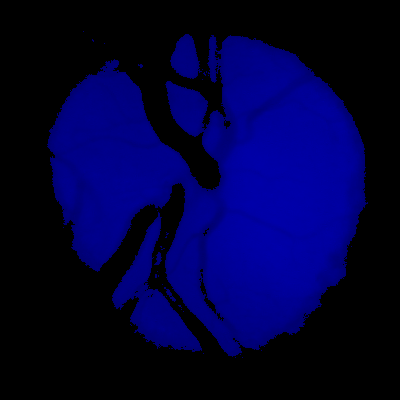
#> input picture kmeans0.png, 400 x 400 px, given as the content of the folder s1/Drishti-GS1_files/Drishti-GS1_files/ALL-IMGS/train/Images, which was not available
$ python boundind_box.py
#> lines starting #> are read from the running program, lines starting #| are printed output that depends on the picture; after the words box and inside, x2 and y2 are one past the last pixel; in counts of white or black regions, pixels touching at a corner belong together; pictures that were not available may be replaced by others from this repository, and a replacement may not be noted

import cv2, glob
from kmeans import ver_imagem
from outsu import get_binarizando_com_outsu
import numpy as np

# [115 lines left out: functions ver_imagem, ver_imagem_numpy, getMinimum, getSegundoMenor, caculate_cluesters, getMaximum and 3 more, not called in this run]


def setar_retangulo_img(img, mask, p):
    '''
    recorta a imagem com um traingulo em uma proporcao p
    :param img:
    :return:
    '''
#> called with p = 20

    #calculando a por

    altura = img.shape[0]
#> altura = 400
    largura = img.shape[1]
#> largura = 400

    print(img.shape)
#| (400, 400, 3)

    p_x = int(((largura * p ) /100))
#> p_x = 80
    p_y = int(((altura * p) / 100))
#> p_y = 80


    min_x = p_x
#> min_x = 80
    min_y = p_y
#> min_y = 80
    max_x = int(largura - p_x)
#> max_x = 320
    max_y = int(altura - p_y)
#> max_y = 320
    print(' p_x = ', p_x,' p_y = ', p_y)
#|  p_x =  80  p_y =  80
    print('| menor x[' + str(min_x) + '] maior x[' + str(max_x) + '] | menor y[' + str(min_y) + '] maior y[' + str(max_y) + '] ')
#| | menor x[80] maior x[320] | menor y[80] maior y[320]

    img_new = img[min_y:max_y, min_x:max_x]
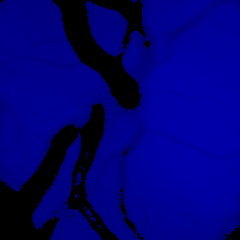
#> img_new: shape (240, 240, 3); mean B, G, R 117.7, 0, 0
    mask_new = mask[min_y:max_y, min_x:max_x]
    return img_new, mask_new

    # [8 lines of commented-out code are left out]


def get_images(path_img, path_mask, path_out):
    imagens = glob.glob(path_img)
    for i in imagens:

        name_image = i.split('/')
        name_image = name_image[len(name_image)-1]
        name_image = name_image.split('.')[0]
        i_mask = path_mask+name_image+'_ODsegSoftmap.png'

        img, mask = setar_retangulo_img(cv2.imread(i), cv2.imread(i_mask), 20)

        cv2.imwrite(path_out + name_image + '.jpg', img)
        cv2.imwrite(path_out + name_image + '_ODsegSoftmap.jpg', mask)


        # pegar os dois nomes - img e mask

        # obter região da img, apos mask


if __name__ == '__main__':
    get_images(path_img='/media/nig/Dados/RETINA/Dristhi-gs1/Drishti-GS1_files/Drishti-GS1_files/ALL-IMGS/train/Images/*.png',
               path_mask='/media/nig/Dados/RETINA/Dristhi-gs1/Drishti-GS1_files/Drishti-GS1_files/ALL-IMGS/train/mask/',
               path_out='/media/nig/Dados/RETINA/Dristhi-gs1/Drishti-GS1_files/Drishti-GS1_files/ALL-IMGS/40/train/')

    #setar_retangulo_img(cv2.imread('/media/nig/Dados/RETINA/Dristhi-gs1/Drishti-GS1_files/Drishti-GS1_files/Test/tif/2.tif'),
    #                    20, "retina_2.png")

$ run again, on otsu1.png
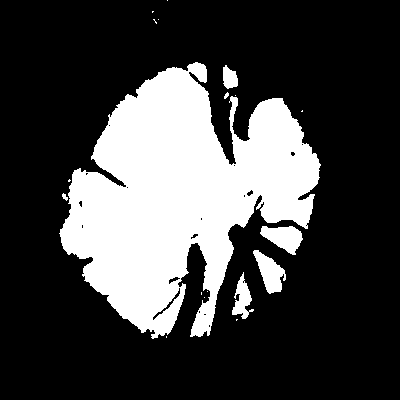
#> input picture otsu1.png, 400 x 400 px, given as the content of the folder s1/Drishti-GS1_files/Drishti-GS1_files/ALL-IMGS/train/Images, which was not available
#> altura = 400
#| (400, 400, 3)
#> p_y = 80
#> max_y = 320
#|  p_x =  80  p_y =  80
#| | menor x[80] maior x[320] | menor y[80] maior y[320]
#> in setar_retangulo_img, `img_new = img[min_y:max_y, min_x:max_x]`:
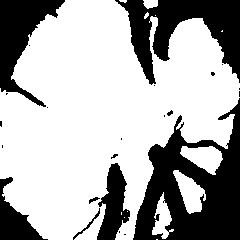
#> img_new: shape (240, 240, 3); 67.9% white; 23 black regions (15 under 20 px), largest, box (x1, y1, x2, y2) and area: (133, 98, 240, 240) 7832, (115, 0, 240, 85) 4900, (0, 0, 65, 107) 2938

$ run again, on otsu2.png
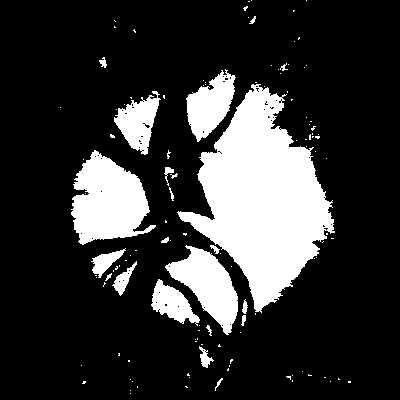
#> input picture otsu2.png, 400 x 400 px, given as the content of the folder s1/Drishti-GS1_files/Drishti-GS1_files/ALL-IMGS/train/Images, which was not available
#> altura = 400
#| (400, 400, 3)
#> p_y = 80
#> max_y = 320
#|  p_x =  80  p_y =  80
#| | menor x[80] maior x[320] | menor y[80] maior y[320]
#> in setar_retangulo_img, `img_new = img[min_y:max_y, min_x:max_x]`:
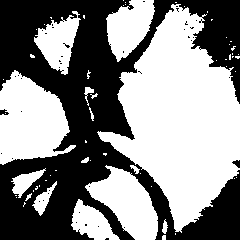
#> img_new: shape (240, 240, 3); 53.6% white; 42 black regions (39 under 20 px), largest, box (x1, y1, x2, y2) and area: (0, 0, 240, 240) 26554, (232, 160, 240, 168) 39, (0, 109, 9, 115) 35
